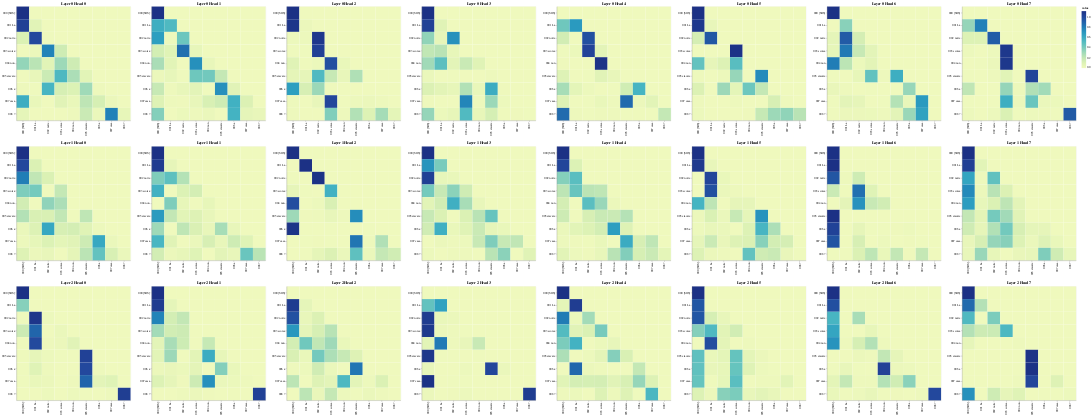

The cell this chart's notebook holds for it:
### Markdown cell above
#### 解码器的自注意力可视化

### Code cell
# 解码器的自注意力可视化
get_all_attention_maps("decoder", layers, heads, decoder_input_tokens, decoder_input_tokens, min(20, sentence_len))
